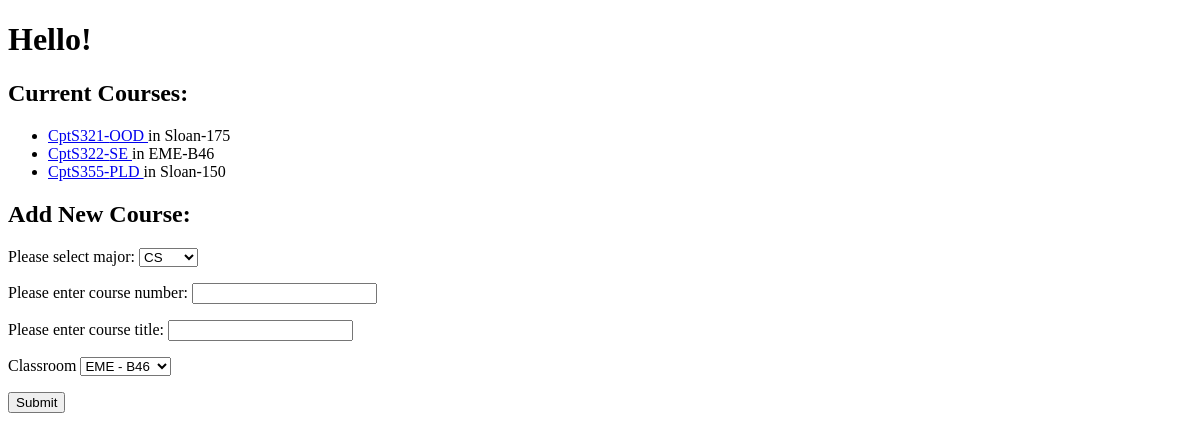
The app's page /, older data.
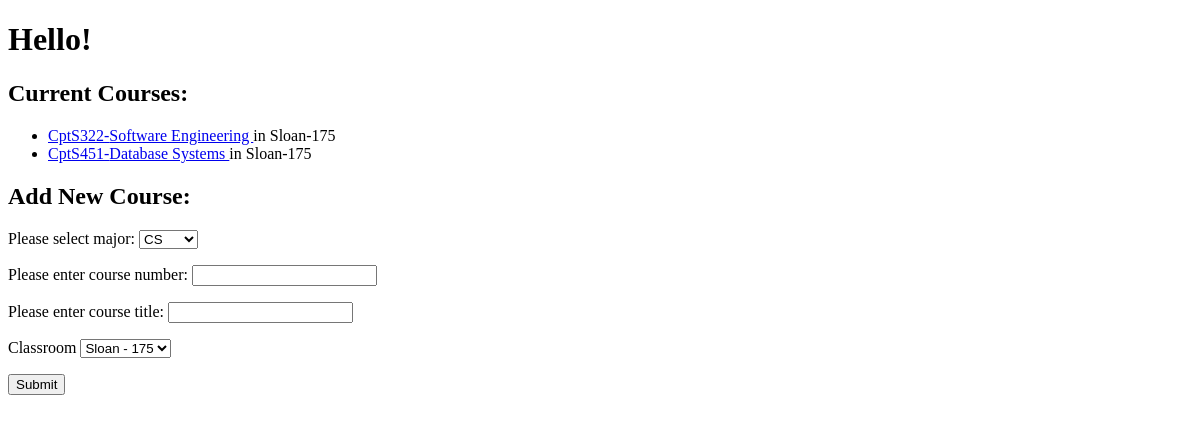
The same page, newer data.
### app/models.py (models this page shows, shortened)
class Course(db.Model):
    id = db.Column(db.Integer, primary_key=True)
    coursenum = db.Column(db.String(3))
    title = db.Column(db.String(150))
    major = db.Column(db.String(20))
    roomid = db.Column(db.Integer,db.ForeignKey('room.id'))

class Room(db.Model):
    id = db.Column(db.Integer, primary_key=True)
    building = db.Column(db.String(50))
    roomNumber = db.Column(db.String(20))
    capacity = db.Column(db.Integer)
    courses = db.relationship('Course', backref = 'classroom', lazy = "dynamic")

### app/routes.py (the view, shortened to what this page needs)
@app.route('/', methods=['GET', 'POST'])
def index():
    form = CourseForm()
    _courses = Course.query.order_by(Course.coursenum).order_by(Course.major). all()
    return render_template('index.html', form=form, courses = _courses)

### app/forms.py
class CourseForm(FlaskForm):
    major = SelectField(label= "Please select major:", choices = ['CS', 'EE','MATH','ME', 'RBE'],validators=[DataRequired()])
    coursenum = StringField(label= "Please enter course number:", validators=[DataRequired()])
    title = StringField(label= "Please enter course title:", validators=[DataRequired()])
    classroom = QuerySelectField('Classroom', query_factory = get_rooms, get_label = getRoomLabel , allow_blank=False)
    submit = SubmitField('Submit')

### app/forms.py (called while the page is built)
def get_rooms():
    return Room.query.all()

def getRoomLabel(theroom):
    return "{} - {}".format(theroom.building, theroom.roomNumber)

### app/routes.py (called while the page is built)
@app.before_request
def initDB(*args, **kwargs):
    if app._got_first_request:
        db.create_all()
        allrooms = [{'building' : 'Fuller', 'roomNumber' : 'B46', 'capacity' : 60},
                    {'building' : 'UnityHall', 'roomNumber' : '175', 'capacity' : 100},
                    {'building' : 'UnityHall', 'roomNumber' : '150', 'capacity' : 80}]
        if Room.query.count() == 0:
            for room in allrooms:
                theroom = Room (building = room['building'],roomNumber=room['roomNumber'], capacity = room['capacity'] )
                db.session.add(theroom)
                db.session.commit()

### app/templates/index.html (shortened to what this page needs)
<!DOCTYPE HTML>
<html>
  <head>
  </head>
  <h1> Hello!</h1>
  <body>
    <h2>Current Courses:</h2>
    <ul>
      {% for course in courses %}
        <li> <a href="{{url_for('course', name= '{}{}-{}'.format(course.major,course.coursenum,course.title)) }}" >
                   {{ course.major}}{{course.coursenum}}-{{course.title}}  </a> in {{course.classroom.building}}-{{course.classroom.roomNumber}}</li>
      {% endfor %}
    </ul>
    <h2>Add New Course:</h2>
    <form method="POST">
      <p>{{ form.major.label}}
         {{ form.major()}}
      </p>
      <p>{{ form.coursenum.label}}
        {{ form.coursenum()}}
     </p>
     <p>{{ form.title.label}}
      {{ form.title()}}
     </p>
     <p>{{ form.classroom.label}}
      {{ form.classroom()}}
     </p>
    <p>{{ form.submit()}}</p>
    </form>
  </body>
</html>

Row changes from the older to the newer data that the page shows:
removed Course: major "CptS", coursenum "355", title "PLD", classroom.building "Sloan", classroom.roomNumber "150"
changed Course: title "SE" → "Software Engineering"; classroom.building "EME" → "Sloan"; classroom.roomNumber "B46" → "175"; moves up the list
changed Course: coursenum "321" → "451"; title "OOD" → "Database Systems"
Text that changed along with them:
form field classroom: "EME - B46" → "Sloan - 175"
